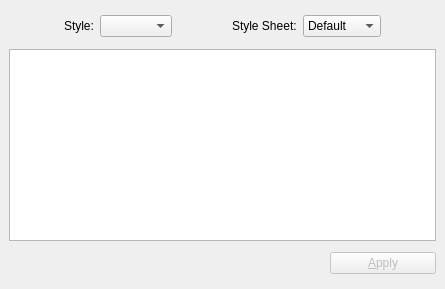
<ui version="4.0" >
 <class>StyleSheetEditor</class>
 <widget class="QWidget" name="StyleSheetEditor" >
  <property name="geometry" >
   <rect>
    <x>0</x>
    <y>0</y>
    <width>445</width>
    <height>289</height>
   </rect>
  </property>
  <property name="windowTitle" >
   <string>Style Editor</string>
  </property>
  <layout class="QGridLayout" >
   <property name="margin" >
    <number>9</number>
   </property>
   <property name="spacing" >
    <number>6</number>
   </property>
   <item row="0" column="6" >
    <spacer>
     <property name="orientation" >
      <enum>Qt4::Horizontal</enum>
     </property>
     <property name="sizeType" >
      <enum>QSizePolicy::MinimumExpanding</enum>
     </property>
     <property name="sizeHint" >
      <size>
       <width>32</width>
       <height>20</height>
      </size>
     </property>
    </spacer>
   </item>
   <item row="0" column="0" >
    <spacer>
     <property name="orientation" >
      <enum>Qt4::Horizontal</enum>
     </property>
     <property name="sizeType" >
      <enum>QSizePolicy::MinimumExpanding</enum>
     </property>
     <property name="sizeHint" >
      <size>
       <width>32</width>
       <height>20</height>
      </size>
     </property>
    </spacer>
   </item>
   <item row="0" column="5" >
    <widget class="QComboBox" name="styleSheetCombo" >
     <item>
      <property name="text" >
       <string>Default</string>
      </property>
     </item>
     <item>
      <property name="text" >
       <string>Coffee</string>
      </property>
     </item>
     <item>
      <property name="text" >
       <string>Pagefold</string>
      </property>
     </item>
    </widget>
   </item>
   <item row="0" column="3" >
    <spacer>
     <property name="orientation" >
      <enum>Qt4::Horizontal</enum>
     </property>
     <property name="sizeType" >
      <enum>QSizePolicy::Fixed</enum>
     </property>
     <property name="sizeHint" >
      <size>
       <width>10</width>
       <height>16</height>
      </size>
     </property>
    </spacer>
   </item>
   <item row="0" column="2" >
    <widget class="QComboBox" name="styleCombo" >
     <property name="sizePolicy" >
      <sizepolicy>
       <hsizetype>5</hsizetype>
       <vsizetype>0</vsizetype>
       <horstretch>0</horstretch>
       <verstretch>0</verstretch>
      </sizepolicy>
     </property>
    </widget>
   </item>
   <item row="0" column="1" >
    <widget class="QLabel" name="label_7" >
     <property name="sizePolicy" >
      <sizepolicy>
       <hsizetype>0</hsizetype>
       <vsizetype>5</vsizetype>
       <horstretch>0</horstretch>
       <verstretch>0</verstretch>
      </sizepolicy>
     </property>
     <property name="text" >
      <string>Style:</string>
     </property>
    </widget>
   </item>
   <item row="2" column="0" colspan="7" >
    <layout class="QHBoxLayout" >
     <property name="margin" >
      <number>0</number>
     </property>
     <property name="spacing" >
      <number>6</number>
     </property>
     <item>
      <spacer>
       <property name="orientation" >
        <enum>Qt4::Horizontal</enum>
       </property>
       <property name="sizeHint" >
        <size>
         <width>321</width>
         <height>20</height>
        </size>
       </property>
      </spacer>
     </item>
     <item>
      <widget class="QPushButton" name="applyButton" >
       <property name="enabled" >
        <bool>false</bool>
       </property>
       <property name="text" >
        <string>&amp;Apply</string>
       </property>
      </widget>
     </item>
    </layout>
   </item>
   <item row="1" column="0" colspan="7" >
    <widget class="QTextEdit" name="styleTextEdit" />
   </item>
   <item row="0" column="4" >
    <widget class="QLabel" name="label_8" >
     <property name="sizePolicy" >
      <sizepolicy>
       <hsizetype>0</hsizetype>
       <vsizetype>5</vsizetype>
       <horstretch>0</horstretch>
       <verstretch>0</verstretch>
      </sizepolicy>
     </property>
     <property name="text" >
      <string>Style Sheet:</string>
     </property>
    </widget>
   </item>
  </layout>
 </widget>
 <resources/>
 <connections/>
</ui>
